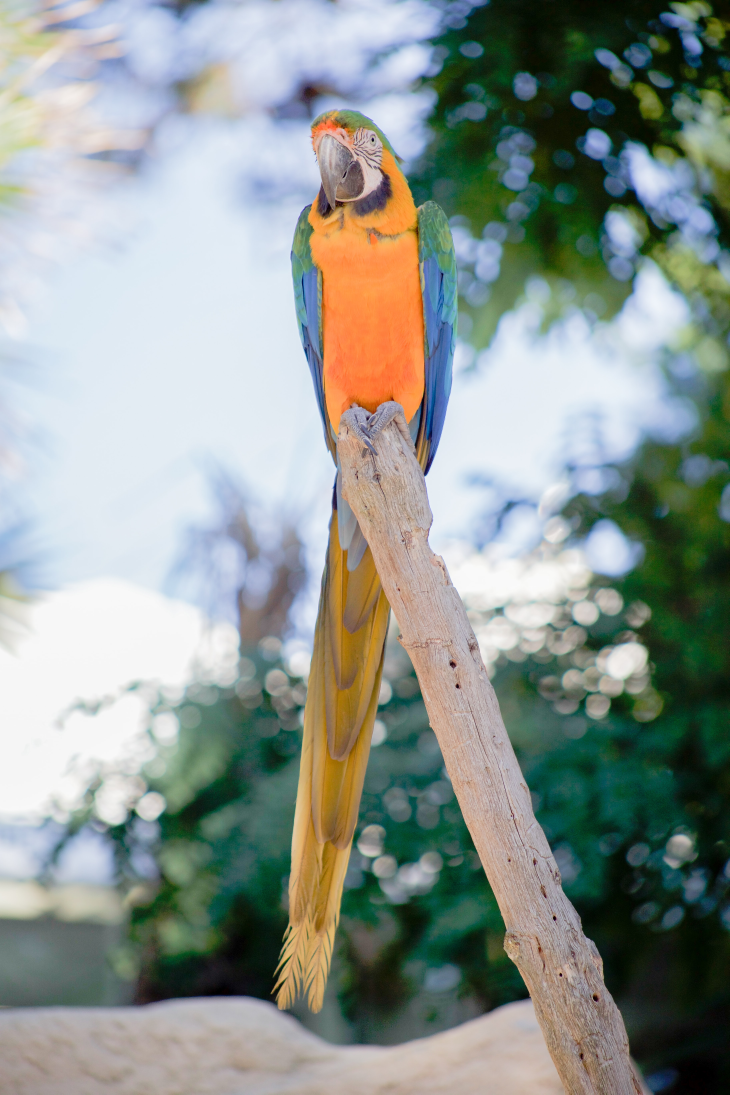
#> input picture openCV/parrot-image.jpg, 3648 x 5472 px, found by its file name (shown at 1/5 size)
$ python contours.py
#> lines starting #> are read from the running program, lines starting #| are printed output that depends on the picture; after the words box and inside, x2 and y2 are one past the last pixel; in counts of white or black regions, pixels touching at a corner belong together
import cv2
import numpy as np

org = cv2.imread('openCV/parrot-image.jpg',-1)
#> org is the input picture: shape (5472, 3648, 3); mean B, G, R 144.5, 150.3, 141.5
img = cv2.resize(org, (0,0), fx=0.1, fy=0.1)
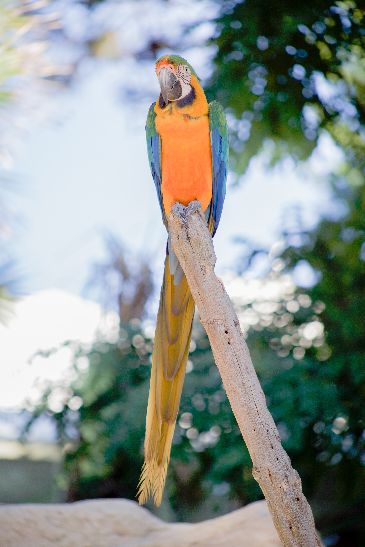
#> img: shape (547, 365, 3); mean B, G, R 144.5, 150.4, 141.6
cv2.imshow('Image',img)
blank = np.zeros(img.shape,dtype='uint8')

gray = cv2.cvtColor(img,cv2.COLOR_BGR2GRAY)
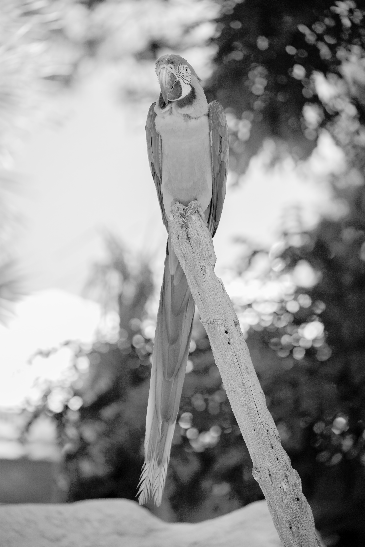
#> gray: shape (547, 365); min 0, max 250, mean 147.1
cv2.imshow('Gray',gray)

ret,thresh = cv2.threshold(gray,100,255,cv2.THRESH_BINARY)
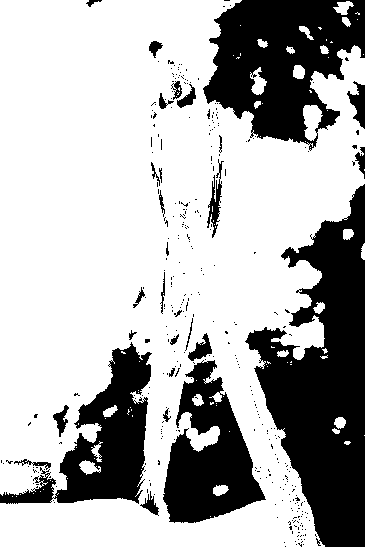
#> thresh: shape (547, 365); 69.9% white; 355 black regions (326 under 20 px)
cv2.imshow('Thresh',thresh)

contours, hierarchies = cv2.findContours(thresh, cv2.RETR_LIST, cv2.CHAIN_APPROX_SIMPLE)
#> contours = 601 contours, 546 with area under 20; largest, box (x1, y1, x2, y2) and area: (0, 0, 365, 547) 157367, (162, 359, 267, 524) 9603, (53, 341, 153, 505) 9202, (206, 174, 223, 239) 523, (187, 332, 213, 362) 356
cv2.drawContours(blank, contours, -1, (0,0,255), 1)
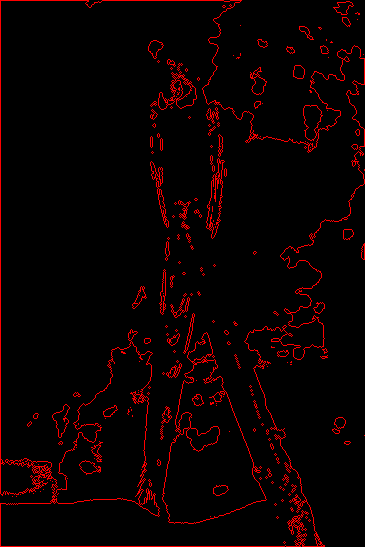
#> blank: shape (547, 365, 3); mean of channels 0, 1, 2 0, 0, 11; drawn as B, G, R

cv2.imshow('contours',blank)

cv2.waitKey(0)
cv2.destroyAllWindows()
